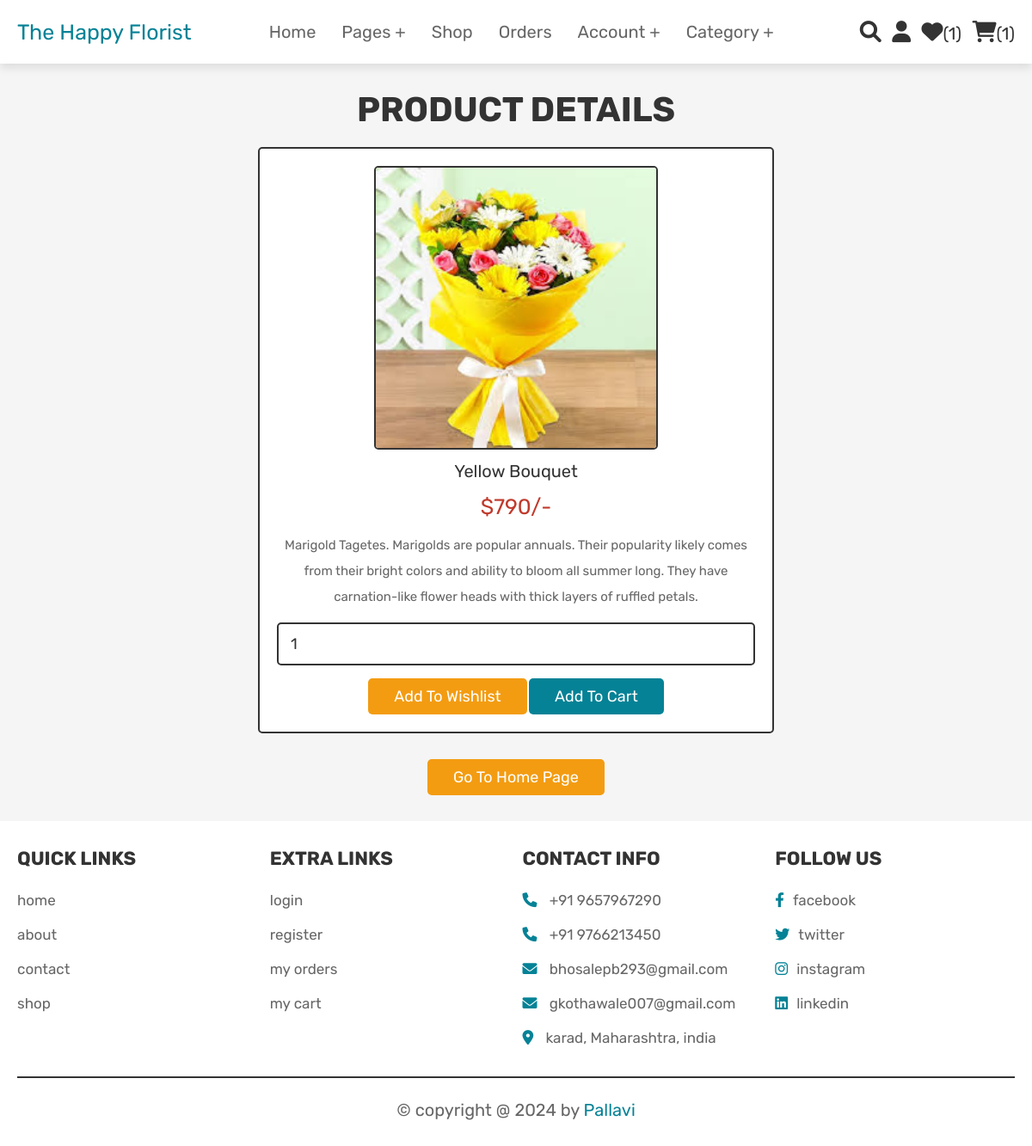
/view_page.php?pid=23 (signed in), run on the app's committed database.
### tables this page shows
CREATE TABLE `products` (
  `id` int(100) NOT NULL,
  `name` varchar(100) NOT NULL,
  `details` varchar(500) NOT NULL,
  `price` int(100) NOT NULL,
  `image` varchar(100) NOT NULL,
  `type` varchar(40) DEFAULT NULL
);

### view_page.php (the view, shortened to what this page needs)
<?php
@include 'config.php';
?>
<!DOCTYPE html>
<html lang="en">
<head>
   <link rel="stylesheet" href="https://cdnjs.cloudflare.com/ajax/libs/font-awesome/6.0.0/css/all.min.css">
   <link rel="stylesheet" href="css/style.css">
</head>
<body>
<?php @include 'header.php'; ?>
<section class="quick-view">
    <h1 class="title">product details</h1>
    <?php
        if(isset($_GET['pid'])){
            $pid = $_GET['pid'];
            $select_products = mysqli_query($conn, "SELECT * FROM `products` WHERE id = '$pid'") or die('query failed');
         if(mysqli_num_rows($select_products) > 0){
            while($fetch_products = mysqli_fetch_assoc($select_products)){
    ?>
    <form action="" method="POST">
         <img src="uploaded_img/<?php echo $fetch_products['image']; ?>" alt="" class="image">
         <div class="name"><?php echo $fetch_products['name']; ?></div>
         <div class="price">$<?php echo $fetch_products['price']; ?>/-</div>
         <div class="details"><?php echo $fetch_products['details']; ?></div>
         <input type="number" name="product_quantity" value="1" min="0" class="qty">
         <input type="submit" value="add to wishlist" name="add_to_wishlist" class="option-btn">
         <input type="submit" value="add to cart" name="add_to_cart" class="btn">
      </form>
    <?php
            }
        }else{
        echo '<p class="empty">no products details available!</p>';
        }
    }
    ?>
    <div class="more-btn">
        <a href="home.php" class="option-btn">go to home page</a>
    </div>
</section>
<?php @include 'footer.php'; ?>
</body>
</html>

### style.css (style rules this page uses)
:root { --pink:#058296; --red:#c0392b; --orange:#f39c12; --black:#333; --white:#fff; --light-color:#666; --light-white:#ccc; --light-bg:#f5f5f5; --border:.2rem solid var(--black); --box-shadow:0 .5rem 1rem rgba(0,0,0,.1); }
* { font-family: 'Rubik', sans-serif; margin:0; padding:0; box-sizing: border-box; outline: none; border:none; text-decoration: none; transition:all .2s linear; }
html { font-size: 62.5%; overflow-x: hidden; scroll-behavior: smooth; scroll-padding-top: 6.5rem; }
body { background: var(--light-bg); }
section { padding:3rem 2rem; }
.btn, .delete-btn, .option-btn { display: inline-block; border-radius: .5rem; margin-top: 1rem; font-size: 1.8rem; color:var(--white); cursor: pointer; padding:1rem 3rem; text-transform: capitalize; }
.btn { background-color: var(--pink); }
.option-btn { background-color: var(--orange); }
.more-btn { margin-top: 2rem; text-align: center; }
.title { text-align: center; margin-bottom: 2rem; color:var(--black); text-transform: uppercase; font-size: 4rem; }
.quick-view form { max-width: 60rem; padding:2rem; text-align: center; border:var(--border); box-shadow: var(--border); border-radius: .5rem; background-color: var(--white); margin:0 auto; }
.quick-view form .image { height: 33rem; border:var(--border); border-radius: .5rem; }
.quick-view form .name { margin:1rem 0; font-size: 2rem; color:var(--black); }
.quick-view form .price { color:var(--red); font-size: 2.5rem; padding:.5rem 0; }
.quick-view form .details { padding:1rem 0; font-size: 1.5rem; color:var(--light-color); line-height: 2; }
.quick-view form .qty { width: 100%; padding:1.2rem 1.4rem; font-size: 1.8rem; color:var(--black); border-radius: .5rem; border:var(--border); margin:.5rem 0; }

### data on the page
products: image (picture), name "Yellow Bouquet", price "790", details "Marigold Tagetes. Marigolds are popular annuals. Their popularity likely comes from their bright colors and ability to bloom all summer long. They have carnation-like flower heads with thick layers of ruffled petals."

### other printed values
$wishlist_num_rows "1"
$cart_num_rows "1"
